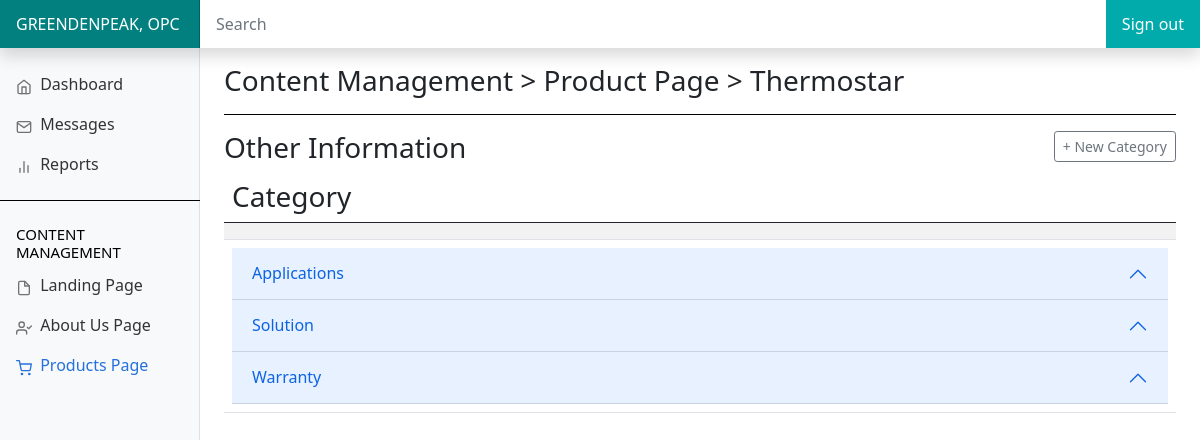
The page /page/admin/product-other-info-cms.php?product_id=2 on the database its author committed.
### tables this page shows
CREATE TABLE `product` (
  `product_id` int(11) NOT NULL,
  `product_name` varchar(150) NOT NULL,
  `product_desc` varchar(10000) DEFAULT NULL,
  `product_desc_list` varchar(1000) DEFAULT NULL,
  `product_img` varchar(200) DEFAULT NULL,
  `product_purchase_btn_name` varchar(30) DEFAULT NULL,
  `product_feature_carousel_title` varchar(50) DEFAULT NULL,
  `isShown` tinyint(1) NOT NULL DEFAULT 1,
  `fk_brand_id` int(11) NOT NULL
);

CREATE TABLE `product_other_info` (
  `product_other_info_id` int(11) NOT NULL,
  `product_other_info_title` varchar(50) NOT NULL,
  `isShown` tinyint(1) NOT NULL DEFAULT 1,
  `fk_product_id` int(11) DEFAULT NULL
);

### includes/processor/admin-processor.php (called while the page is built, shortened)
<?php
    require_once __DIR__ . '/../function/query.php';
    function get_product_by_id(mysqli $conn, int $product_id) {
        $query = "SELECT * FROM `product` WHERE `product_id`= $product_id AND `isShown` = 1 LIMIT 1";
        return get_single_query($query, $conn);
    }
    function get_other_info_by_id(mysqli $conn, int $product_id) {
        $query = "SELECT * FROM `product_other_info` WHERE `fk_product_id` = $product_id AND `isShown` = 1";
        return get_multiple_query($query, $conn);
    }
    function get_other_info_items_by_ids(mysqli $conn, string $other_info_ids) {
        $query = "SELECT * FROM `product_other_info_item` WHERE `fk_other_info_item_id` IN ($other_info_ids) AND `isShown` = 1";
        return get_multiple_query($query, $conn);
    }
?>

### includes/function/query.php (called while the page is built, shortened)
<?php
    function get_multiple_query(string $query, mysqli $conn){
        $result = $conn->query($query);
        $data = null;
        if($result && $result->num_rows > 0){
            $data = Array();
            while($row = $result->fetch_assoc()){
                array_push($data, $row);
            }
        }
        return $data;
    }
    function get_single_query(string $query,  mysqli $conn){
        $result = $conn->query($query);
        $data = null;
        if($result && $result->num_rows > 0)
            $data = $result->fetch_assoc();
        return $data;
    }
?>

### includes/view/admin-product.php (the view, shortened to what this page needs)
<?php
    function create_other_info_header(string $other_info_title, string $tag_id_target) {
        return <<< EOL
        <h2 class="accordion-header" id="heading$tag_id_target">
            <button class="accordion-button" type="button" data-bs-toggle="collapse" data-bs-target="#collapse$tag_id_target" aria-expanded="true" aria-controls="collapse$tag_id_target">
                $other_info_title
            </button>
        </h2>
        EOL;
    }
    function create_other_info_row(array $detail) {
        $item_id = $detail['product_info_item_id'];
        $item_title = $detail['product_info_item_title'];
        return <<< EOL
            <tr>
                <td>$item_title</td>
                <td><a type="button" class="btn btn-secondary button-padding float-end"
                data-bs-toggle="modal" data-bs-target="#editOtherInfo" aria-expanded="false" aria-controls="editOtherInfo" onclick="setOtherInfoItemEdit($item_id)">Edit</a></td>
            </tr>
        EOL;
    }
    function create_other_info(array $other_info, ?array $other_info_items) {
        $other_info_item_template = '';
        foreach($other_info as $info) {
            $tag_id = uniqid();
            $other_info_id = $info['product_other_info_id'];
            $other_info_header = create_other_info_header($info['product_other_info_title'], $tag_id);
            $other_info_items_row = '';
            if($other_info_items) {
                foreach($other_info_items as $detail) {
                    if($detail['fk_other_info_item_id'] === $info['product_other_info_id']) {
                        $other_info_items_row .= create_other_info_row($detail);
                    }
                }
            }
            $other_info_item_template .= <<< EOL
            <div id="$tag_id">
                $other_info_header
                <div id="collapse$tag_id" class="accordion-collapse collapse" aria-labelledby="heading$tag_id" data-bs-parent="#accordionExample">
                    <div class="accordion-body table-responsive-lg w-100">
                        <table class="table table-striped w-100">
                            <thead>
                                <tr>
                                    <th><h1 class="h5 float-start">Title</h1></th>
                                    <th><h1 class="h5 float-end">Action<h1></th>
                                </tr>
                            </thead>
                            <tbody>
                                $other_info_items_row
                            </tbody>
                        </table>
                    </div>
                    <button class="btn btn-danger mx-3 mb-3" onclick="deleteCategory($other_info_id,'$tag_id')">Delete this Category</button>
                    <a type="button" class="btn btn-primary mb-3" data-bs-toggle="modal" data-bs-target="#addOtherInfo" aria-expanded="false" aria-controls="addOtherInfo" onclick="setTextFieldById('category-id-field', $other_info_id)">Add New Title</a>
                </div>
            </div>
            EOL;
        }
        return <<< EOL
            <tr>
                <td class="w-100">
                    <div class="accordion" id="accordionExample">
                            $other_info_item_template
                    </div>
                </td>
            </tr>
        EOL;
    }
?>

### page/admin/product-other-info-cms.php (shortened to what this page needs)
<?php
    require_once('../../includes/connection.php');
    require_once('../../includes/processor/admin-processor.php');
    require_once('../../includes/view/admin-product.php');
    if(isset($_GET['product_id'])) {
        $product_id = intval($_GET['product_id']);
        $product_details = get_product_by_id($conn, $product_id);
        $other_info = get_other_info_by_id($conn, $product_id);
    } else {
        header('Location: /greendenpeak/page/component/error.php');
    }
    if($other_info) {
        foreach($other_info as $info) {
            $other_info_ids[] = $info['product_other_info_id'];
        }
        $other_info_items = get_other_info_items_by_ids($conn, implode(',', $other_info_ids));
    }
?>
<!DOCTYPE html>
<html lang="en">
    <head>
        <link href="/greendenpeak/asset/css/bootstrap/bootstrap.min.css" rel="stylesheet">
        <link href="/../greendenpeak/asset/css/dashboard.css?d=<?php echo time(); ?>" rel="stylesheet">
    </head>
    <body>
    <header class="navbar navbar-dark sticky-top bg-lsg flex-md-nowrap p-0 shadow">
        <a class="navbar-brand col-md-3 col-lg-2 me-0 px-3" href="#">GREENDENPEAK, OPC</a>
        <input class="form-control form-control-dark w-100" type="text" placeholder="Search" aria-label="Search">
        <div class="navbar-nav">
            <div class="nav-item text-nowrap">
                <a class="nav-link px-3" href="#">Sign out</a>
            </div>
        </div>
    </header>
    <div class="container-fluid">
        <div class="row">
            <nav id="sidebarMenu" class="col-md-3 col-lg-2 d-md-block bg-light sidebar collapse">
                <div class="position-sticky pt-3">
                    <ul class="nav flex-column pb-3 border-bottom">
                        <li class="nav-item">
                            <a class="nav-link" aria-current="page" href="/../greendenpeak/page/index.php"> <span data-feather="home"></span> Dashboard </a>
                        </li>
                        <li class="nav-item has-submenu">
                            <a class="nav-link" href="#"><span data-feather="mail"></span> Messages </a>
                        </li>
                        <li class="nav-item">
                            <a class="nav-link" href="#"> <span data-feather="bar-chart-2"></span> Reports </a>
                        </li>
                    </ul>
                    <h6 class="sidebar-heading d-flex justify-content-between align-items-center px-3 mt-4 mb-1 text-muted">
                        <span class="h7">Content Management</span>
                    </h6>
                    <ul class="nav flex-column mb-2">
                        <li class="nav-item">
                            <a class="nav-link" href="/greendenpeak/page/admin/landing-cms.php">
                            <span data-feather="file"></span>
                            Landing Page
                            </a>
                        </li>
                        <li class="nav-item">
                            <a class="nav-link" href="/greendenpeak/page/admin/aboutus-cms.php">
                            <span data-feather="user-check"></span>
                            About Us Page
                            </a>
                        </li>
                        <li class="nav-item">
                            <a class="nav-link active" href="/greendenpeak/page/admin/brand-cms.php">
                            <span data-feather="shopping-cart"></span>
                            Products Page
                            </a>
                        </li>
                    </ul>
                </div>
            </nav>
            <main class="col-md-9 ms-sm-auto col-lg-10 px-md-4">
                <div class="d-flex justify-content-between flex-wrap flex-md-nowrap align-items-center pt-3 pb-2 mb-3 border-bottom">
                    <h1 class="h3">Content Management > Product Page > <?php echo $product_details['product_name']?></h1>
                </div>
                <div class="table-responsive-lg">
                    <table class="table table-striped">
                        <div>
                            <h3 class="float-start">Other Information</h3>
                            <a type="button" class="btn btn-outline-secondary btn-sm float-end" data-bs-toggle="modal" data-bs-target="#newcategorymodal">+ New Category</a>
                        </div>
                        <thead>
                            <tr>
                                <th scope="col" class="h3">Category</th>
                            </tr>
                        </thead>
                        <tbody>
                            <tr>
                                <td class="w-100">
                                    <div class="accordion" id="accordionExample">
                                        <?php
                                            if($other_info) {
                                                echo create_other_info($other_info, $other_info_items);
                                            } else {
                                                echo "No Categories Added Yet";
                                            }
                                        ?>
                                    </div>
                                </td>
                            </tr>
                        </tbody>
                    </table>
                </div>
            </main>
        </div>
    </div>
  </body>
</html>

### asset/css/dashboard.css (style rules this page uses)
body { font-size: 1rem; }
.feather { width: 16px; height: 16px; vertical-align: text-bottom; }
.sidebar { position: fixed; top: 0; bottom: 0; left: 0; z-index: 100; padding: 48px 0 0; box-shadow: inset -1px 0 0 rgba(0, 0, 0, .1); }
.sidebar .nav-link { font-weight: 500; color: #333; }
.sidebar .nav-link .feather { margin-right: 4px; color: #727272; }
.sidebar .nav-link.active { color: #2470dc; }
.sidebar .nav-link:hover .feather, .sidebar .nav-link.active .feather { color: inherit; }
.sidebar-heading { font-size: .75rem; text-transform: uppercase; }
.navbar-brand { padding-top: .75rem; padding-bottom: .75rem; font-size: 1rem; background-color: rgba(0, 0, 0, .25); box-shadow: inset -1px 0 0 rgba(0, 0, 0, .25); }
.navbar .form-control { padding: .75rem 1rem; border-width: 0; border-radius: 0; }
.navbar-dark .navbar-nav .nav-link { color: #fff; }
.form-control-dark { color: #fff; }
.bg-lsg { background-color: #02ABAB; }
.h7 { font-size: 15px; color: black; }
.border-bottom { border-bottom: 1.3px solid black !important; }

### rows shown on the page
product: product_name "Thermostar"
product_other_info: product_other_info_title "Applications"
product_other_info: product_other_info_title "Solution"
product_other_info: product_other_info_title "Warranty"
